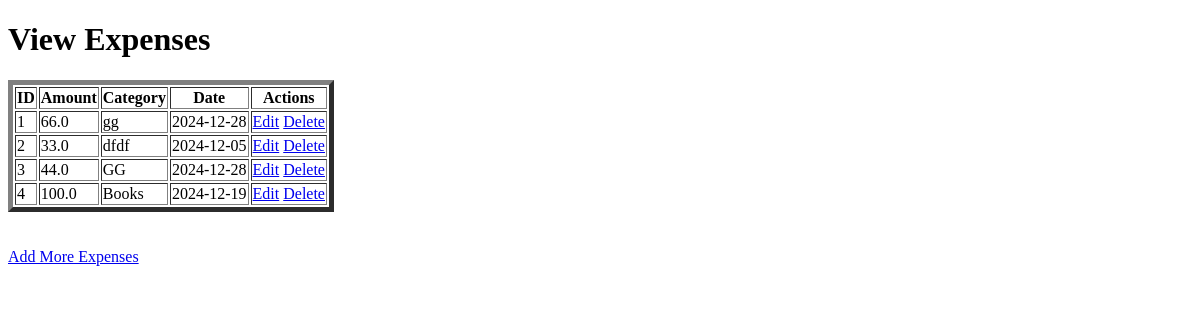
Before: /view with the older database file.
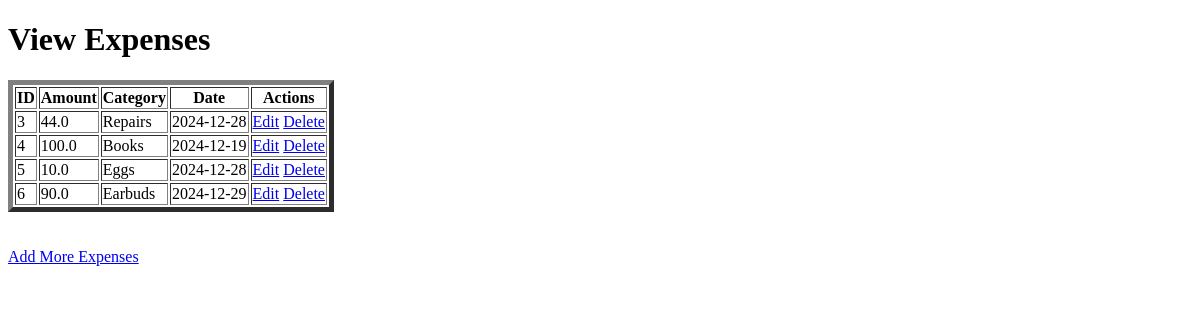
After: the same page with the newer database file.
### tables this page shows
CREATE TABLE Expenses (
        id INTEGER PRIMARY KEY AUTOINCREMENT,
        user_id INTEGER NOT NULL,
        amount REAL NOT NULL,
        category TEXT NOT NULL,
        date TEXT NOT NULL,
        FOREIGN KEY (user_id) REFERENCES Users(id)
    );

### app.py (the view)
@app.route('/view')
def view_expenses():
    db = get_db()
    expenses = db.execute(
        'SELECT * FROM Expenses WHERE user_id = ?',
        (1,)  # Assuming user_id=1 for now
    ).fetchall()
    return render_template('view_expenses.html', expenses=expenses)

### app.py (called while the page is built)
def get_db():
    db = getattr(g, '_database', None)
    if db is None:
        db = g._database = sqlite3.connect(DATABASE)
        db.row_factory = sqlite3.Row  # To return rows as dictionaries
    return db

@app.teardown_appcontext
def close_connection(exception):
    db = getattr(g, '_database', None)
    if db is not None:
        db.close()

### templates/view_expenses.html (shortened to what this page needs)
<!DOCTYPE html>
<html lang="en">
<head>
</head>
<body>
    <h1>View Expenses</h1>
    <table border="5">
        <tr>
            <th>ID</th>
            <th>Amount</th>
            <th>Category</th>
            <th>Date</th>
            <th>Actions</th>
        </tr>
        {% for expense in expenses %}
            <tr>
                <td>{{ expense.id }}</td>
                <td>{{ expense.amount }}</td>
                <td>{{ expense.category }}</td>
                <td>{{ expense.date }}</td>
                <td>
                    <a href="{{ url_for('edit_expense' , id=expense.id) }}">Edit</a>
                    <a href="{{ url_for('delete_expense' , id=expense.id) }}" onclick="return confirm('Are you sure you want to delete this expense')">Delete</a>
                </td>
            </tr>
        {% endfor %}
    </table>
    <br><br>
    <a href="{{ url_for('add_expense') }}">Add More Expenses</a>
</body>
</html>

Changed rows visible on the page:
removed Expenses: id "1", amount "66.0", category "gg", date "2024-12-28"
removed Expenses: id "2", amount "33.0", category "dfdf", date "2024-12-05"
changed Expenses id 3: category "GG" → "Repairs"
added Expenses: id "5", amount "10.0", category "Eggs", date "2024-12-28"
added Expenses: id "6", amount "90.0", category "Earbuds", date "2024-12-29"
